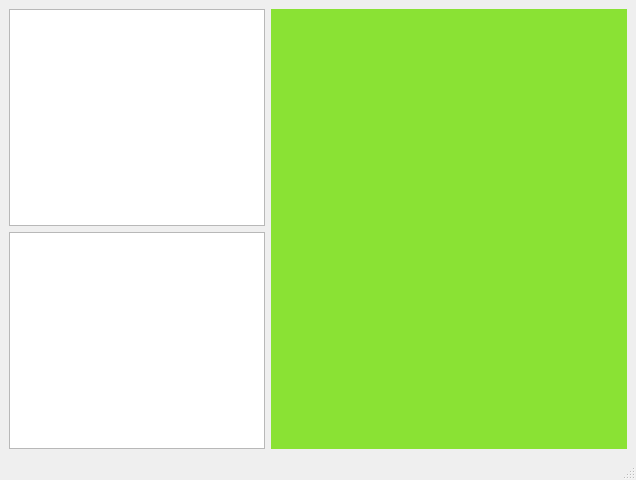
<?xml version="1.0" encoding="UTF-8"?>
<ui version="4.0">
 <class>MainWindow</class>
 <widget class="QMainWindow" name="MainWindow">
  <property name="geometry">
   <rect>
    <x>0</x>
    <y>0</y>
    <width>636</width>
    <height>480</height>
   </rect>
  </property>
  <property name="windowTitle">
   <string>MainWindow</string>
  </property>
  <widget class="QWidget" name="centralwidget">
   <layout class="QGridLayout" name="gridLayout" columnstretch="0,1">
    <item row="0" column="0">
     <widget class="QListWidget" name="listWidget"/>
    </item>
    <item row="1" column="0">
     <widget class="QTableWidget" name="tableWidget"/>
    </item>
    <item row="0" column="1" rowspan="2">
     <widget class="QWidget" name="widget" native="true">
      <property name="styleSheet">
       <string notr="true">background-color: rgb(138, 226, 52);</string>
      </property>
     </widget>
    </item>
   </layout>
  </widget>
  <widget class="QMenuBar" name="menubar">
   <property name="geometry">
    <rect>
     <x>0</x>
     <y>0</y>
     <width>636</width>
     <height>24</height>
    </rect>
   </property>
  </widget>
  <widget class="QStatusBar" name="statusbar"/>
 </widget>
 <resources/>
 <connections/>
</ui>
